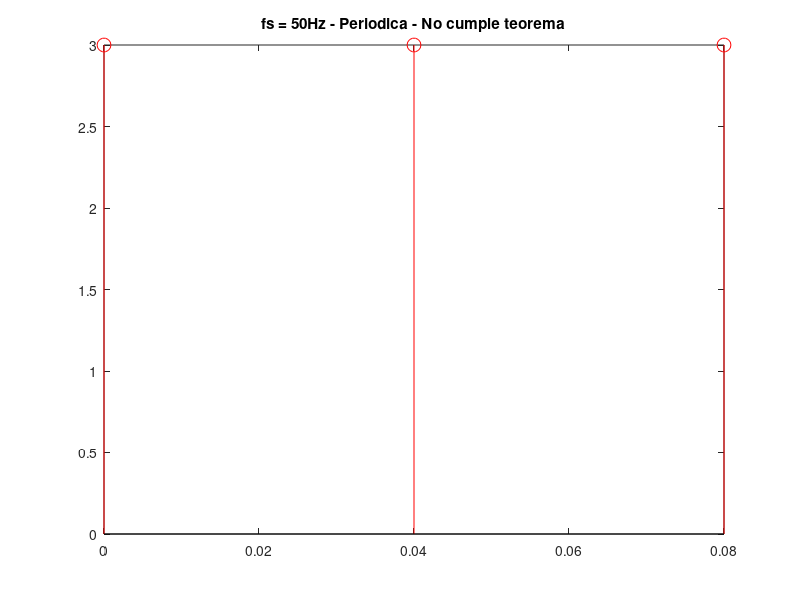
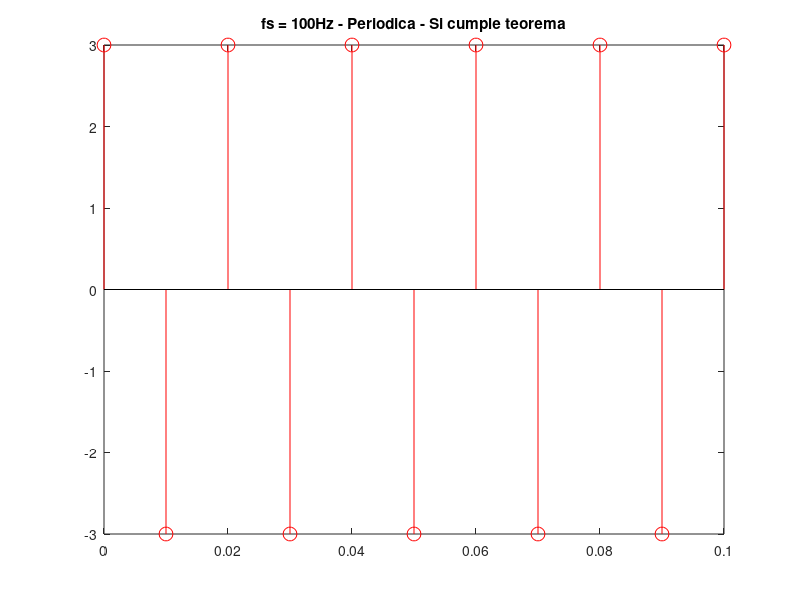
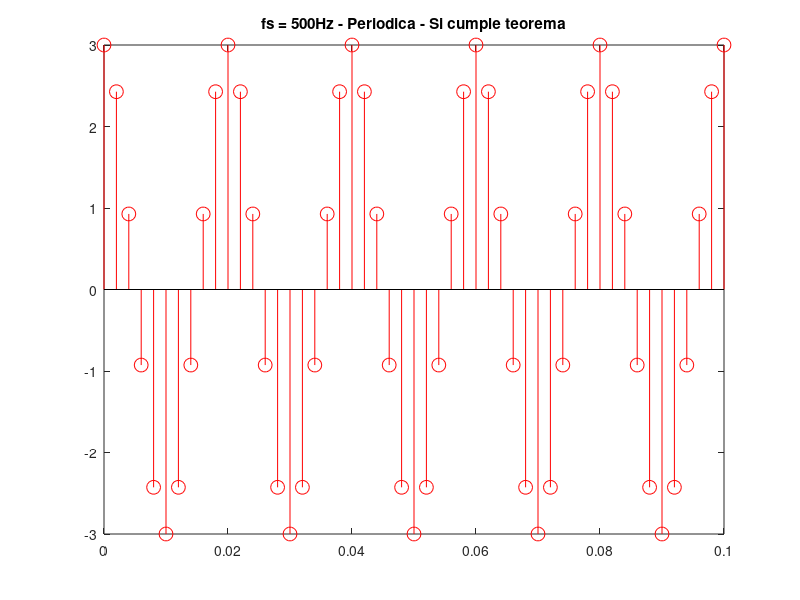
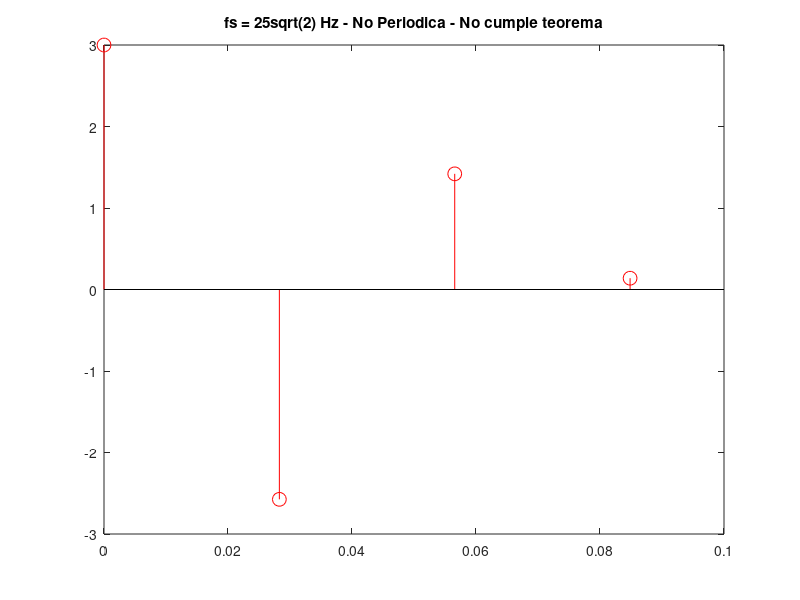

Here is the MATLAB script that generated these plots, in order:
close;clc;clear;

%1
fs = 25;
ts = 1/fs;

t = 0:ts:0.1;

x=3*cos(2*pi*50*t);
figure(1)
stem(t,x,'r','MarkerSize',10),title('fs = 50Hz - Periodica - No cumple teorema');
%% 2
fs = 100;
ts = 1/fs;

t = 0:ts:0.1;

x=3*cos(2*pi*50*t);
figure(2)
stem(t,x,'r','MarkerSize',10),title('fs = 100Hz - Periodica - Si cumple teorema');

%% 3
fs = 500;
ts = 1/fs;

t = 0:ts:0.1;

x=3*cos(2*pi*50*t);

figure(3)
stem(t,x,'r','MarkerSize',10),title('fs = 500Hz - Periodica - Si cumple teorema');
%%%
%% 4
fs = 25*sqrt(2);
ts = 1/fs;

t = 0:ts:0.1;

x=3*cos(2*pi*50*t);

figure(4)
stem(t,x,'r','MarkerSize',10),title('fs = 25sqrt(2) Hz - No Periodica - No cumple teorema');

%% 5

fs = 200*pi
ts = 1/fs;

t = 0:ts:0.1;

x=3*cos(2*pi*50*t);
figure(5)

stem(t,x,'r','MarkerSize',10),title('fs = 25sqrt(2) Hz - No Periodica - No cumple teorema');
